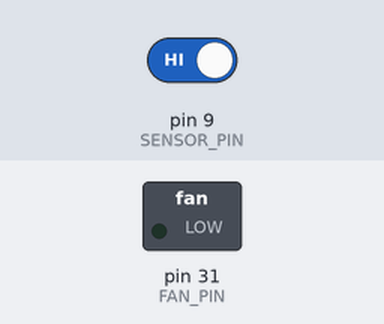
Bench run of a sketch on a simulated Arduino Mega 2560, built with avr-gcc and run on an emulated ATmega2560. On the bench: switched loads named in the sketch (green lamp = pin HIGH). Dashed ring = blinking. Inputs (shaded band) come from the test bench; at power-on: pin 9 (SENSOR_PIN) HIGH.

Above: at 1.2 s.
1.3 s: pin 9 (SENSOR_PIN) driven LOW
At 1.7 s:
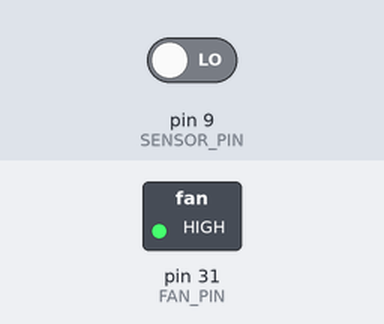
4.3 s: pin 9 (SENSOR_PIN) driven HIGH
At 5.3 s:
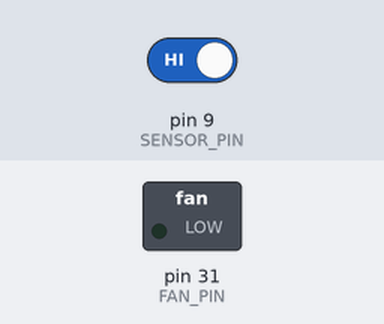
Timing chart, 0 to 7.3 s (numbered marks = the images above; inputs shaded):
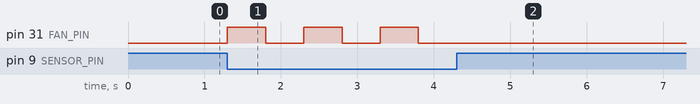

Measured:
- after the input at 1.3 s, pin 31 (FAN_PIN): alternates HIGH for 0.50 s and LOW for 0.50 s, starting at once
- after the input at 4.3 s, pin 31 (FAN_PIN): stops changing and stays LOW

The sketch:

sensor-som.ino
```cpp
#define SENSOR_PIN 9 // fio vermelho
#define FAN_PIN 31 // fio vermelho

bool fanStatus = false;

void setup() {
  Serial.begin(9600);
  pinMode(SENSOR_PIN, INPUT);
  pinMode(FAN_PIN, OUTPUT);
}

void loop() {
  bool som = digitalRead(SENSOR_PIN);
  if (!som) {
    if (!fanStatus) {
      digitalWrite(FAN_PIN, HIGH);
    } else {
      digitalWrite(FAN_PIN, LOW);
    }
    fanStatus = !fanStatus;
    delay(500);
  }
}
```
